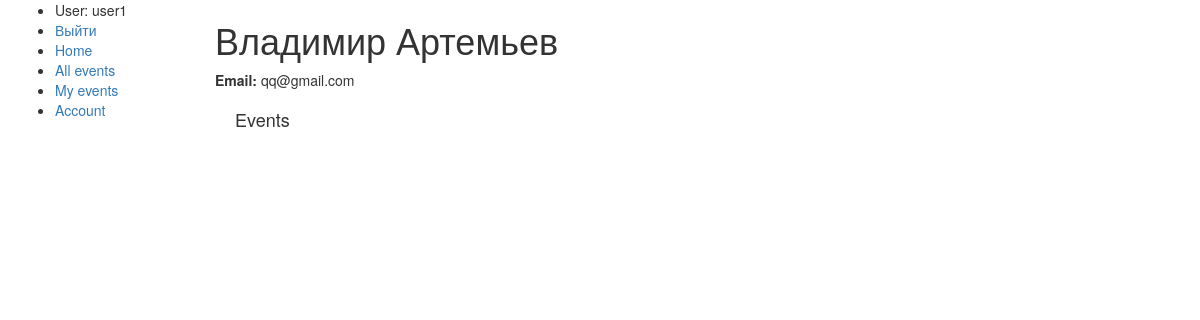
Page /organizer/user/ (signed in) on the earlier database version.
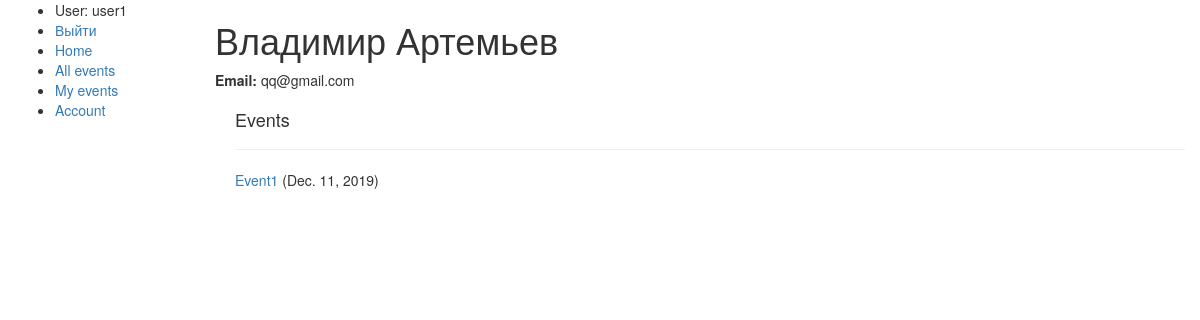
Same page on the later database version.
### organizer/models.py (models this page shows, shortened)
class Participant(models.Model):
    user = models.ForeignKey(User, on_delete=models.CASCADE)
    event = models.ForeignKey("Event", on_delete=models.CASCADE)
    confirm = models.BooleanField()
    some_custom_data = models.TextField()

class Event(models.Model):
    owner = models.ForeignKey(
        User,
        on_delete=models.SET_NULL,
        null=True,
        blank=True,
    )
    title = models.CharField(max_length=200)
    allow_wife = models.BooleanField(default=False)
    allow_family = models.BooleanField(default=False)
    for_kids = models.BooleanField(default=False)
    size = models.IntegerField(null=True, blank=True)
    date = models.DateField(default=now)
    prepay_date = models.DateField(null=True, blank=True)
    need_transport = models.BooleanField(default=False)
    transport = models.CharField(max_length=200, null=True, blank=True)
    transport_size = models.IntegerField(null=True, blank=True)
    main_price = models.IntegerField(null=True, blank=True)
    other_prices = models.CharField(max_length=200, null=True, blank=True)
    deposit = models.IntegerField(null=True, blank=True)
    some_text = models.TextField(null=True, blank=True)
    def __str__(self):
        return str(self.title)
    def get_absolute_url(self):
        return reverse("event-detail", args=[str(self.id)])
    class Meta:
        ordering = ['date']

### organizer/views.py (the view)
@login_required
def UserDetailView(request):
    return render(
        request,
        'organizer/user_detail.html',
    )

### organizer/templates/organizer/user_detail.html (shortened to what this page needs)
{% extends 'base_generic.html' %}
{% block content %}
    <h1>{{ user.first_name }} {{ user.last_name }}</h1>
    <p><strong>Email: </strong> {{ user.email }}</p>
    <div style="margin-left: 20px;margin-top: 20px;">
        <h4>Events</h4>
        {% for partic in user.participant_set.all %}
            <hr>
            <a href="{{ partic.event.get_absolute_url }}">{{partic.event}}</a> {% if partic.event.date %} ({{ partic.event.date }}){% endif %}
        {% endfor %}
    </div>
{% endblock content %}

Differences in the rows shown:
added Participant: event "Event1", event "Dec. 11, 2019"
